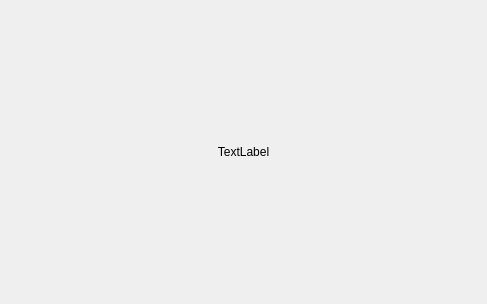
<?xml version="1.0" encoding="UTF-8"?>
<ui version="4.0">
 <class>LocalFileStorageWidget</class>
 <widget class="QWidget" name="LocalFileStorageWidget">
  <property name="geometry">
   <rect>
    <x>0</x>
    <y>0</y>
    <width>487</width>
    <height>304</height>
   </rect>
  </property>
  <property name="windowTitle">
   <string>Form</string>
  </property>
  <layout class="QGridLayout" name="gridLayout">
   <item row="0" column="0">
    <widget class="QLabel" name="m_localFileStorageInformation_lbl">
     <property name="sizePolicy">
      <sizepolicy hsizetype="Expanding" vsizetype="Expanding">
       <horstretch>0</horstretch>
       <verstretch>0</verstretch>
      </sizepolicy>
     </property>
     <property name="text">
      <string>TextLabel</string>
     </property>
     <property name="alignment">
      <set>Qt::AlignCenter</set>
     </property>
     <property name="wordWrap">
      <bool>true</bool>
     </property>
    </widget>
   </item>
  </layout>
 </widget>
 <resources/>
 <connections/>
</ui>
